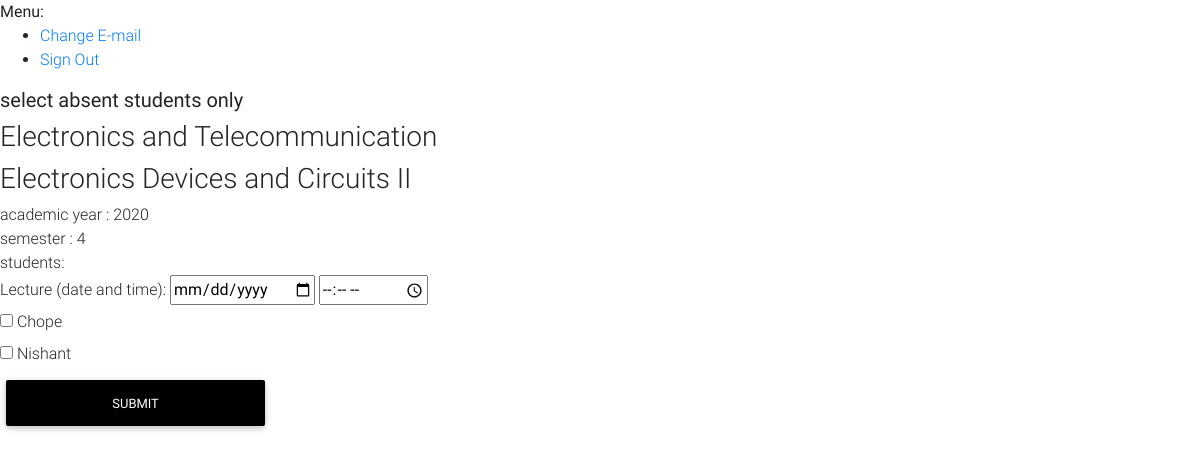
The app's page /mark/1/1 (signed in), older data.
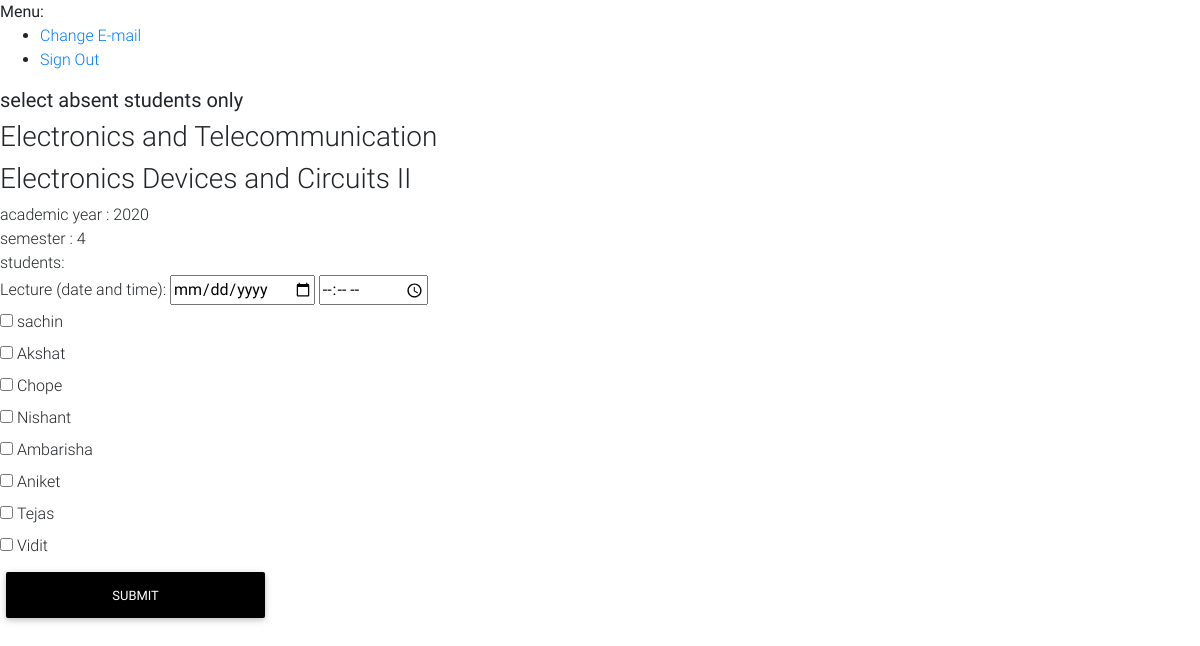
The same page, newer data.
### addentance/models.py (models this page shows, shortened)
class Attendance(models.Model):
    student  = models.ForeignKey('Student',on_delete=models.CASCADE,blank=True, null=True)
    subject = models.ForeignKey('Subject',on_delete=models.SET_NULL,blank=True, null=True)
    detailed_attendance = models.ManyToManyField('AttendanceTimestamp',blank=True)
    not_attended = models.IntegerField(default=0)
    total = models.IntegerField(default=0)

class Student(models.Model):
    first_name  = models.CharField(max_length = 100)
    last_name  = models.CharField(max_length = 100)
    roll_no  = models.CharField(max_length = 100)

### addentance/views.py (the view, shortened to what this page needs)
# urls.py: path('mark/<pk>/<subject_pk>', views.MarkAttendanceView.as_view(), name="mark-attendance"),
class MarkAttendanceView(LoginRequiredMixin,View):
    def get(self,request,pk,subject_pk,*args,**kwargs):
        class_ = Class.objects.get(pk= pk)
        teacher = Teacher.objects.get(user= request.user)
        subject = Subject.objects.get(pk=subject_pk)
        if isTeacher(class_,teacher,subject):
            attendance = []
            for student in class_.students.all():
                attendance1 = Attendance.objects.get(student = student, subject=subject)
                attendance.append(attendance1)
            context = {
                'subject':subject,
                'students':attendance,
                'class':class_,
            }
            return render(request , "mark_attendance.html", context)
        else:
            return redirect('home')

### addentance/models.py (called while the page is built)
    def __str__(self):
        return self.branch_name

### addentance/views.py (called while the page is built)
def isTeacher(class_,teacher,subject):
        try:
            teacher_dets  = Teacher_Detail.objects.get(teacher=teacher, subject=subject)
        except:
            teacher_dets = None
        if teacher_dets is not None:
            for class__ in teacher_dets.classes.all():
                if class_==class__:
                        return True
        return False

### templates/mark_attendance.html (shortened to what this page needs)
{% extends 'base.html' %}
{% block content %}
<h5><b>select absent students only</b></h5>
            <h3>{{class.branch}} {{class.divison}}</h3>
            <h3>{{subject.subject_name}}</h3>
            academic year : {{class.academic_year}}<br>
            semester : {{class.semester}}<br>
            students:
            <form method="POST" class="">
                <label for="lecture-time" >Lecture (date and time):</label>
                <input type="date" id="lecture-date" name="lecture-date" class="" >
                <input type="time" id="lecture-time" name="lecture-time" >
                    <br>
                {% for student in students  %}
                    <input name="attendance-absent-set" type="checkbox" value="{{ student.student.pk }}" id="attendance" >
                        <label>{{student.student.first_name}}</label><br>
                {% endfor %}
                <button type="submit" class="btn btn-black" style="width:20em">submit</button>
           </form>
{% endblock content %}

Row changes from the older to the newer data that the page shows:
now on this page (row edited): Attendance: student.first_name "sachin"
now on this page (row edited): Attendance: student.first_name "Akshat"
added Attendance: student.first_name "Ambarisha"
added Attendance: student.first_name "Aniket"
added Attendance: student.first_name "Tejas"
added Attendance: student.first_name "Vidit"
